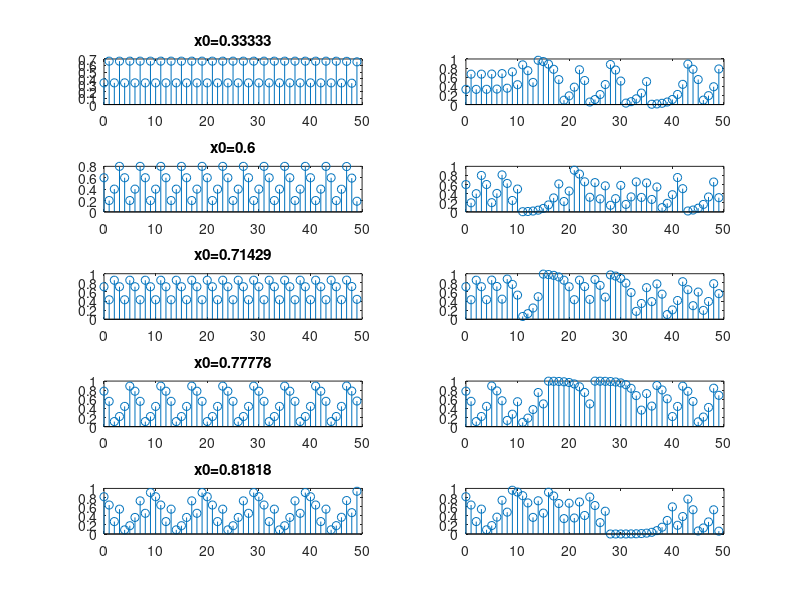

The MATLAB source for this figure:
% Tendo analisado os efeitos do parametro r , queremos agora analisar o efeito das 
% condicoes iniciais. Faremos isso com outro sistema dado pela equacao
% x [k + 1] = 2x [k] mod 1

clear
close all
clc
T=50; % periodo de simulacao
x0=[1/3;3/5;5/7;7/9;9/11];
x=[x0; x0+1e-4]; % concatenacao de vetores coluna

X=x;
for it=1:T-1
    x=mod(2*x,1);
    X=[X x];
end

tempo=(1:T)-1;
for i=1:size(x0,1)
    subplot(size(x0,1),2,2*(i-1)+1)
    stem(tempo,X(i,:))
    title(['x0=' num2str(x0(i))])
    subplot(size(x0,1),2,2*(i))
    stem(tempo,X(i+size(x0,1),:))
end
print -dpng simumabitshiftmap